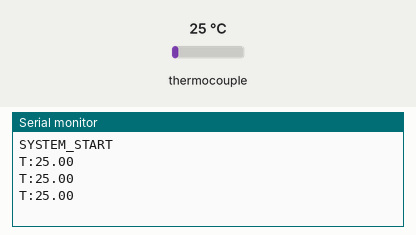
Simulated run of this sketch. Board: ESP32. Parts: the last lines printed to the serial monitor. Inputs (shaded band) come from the test bench; at power-on: thermocouple 25 °C.

Above: at 1.7 s.
1.8 s: thermocouple set to 6 °C
At 2.4 s:
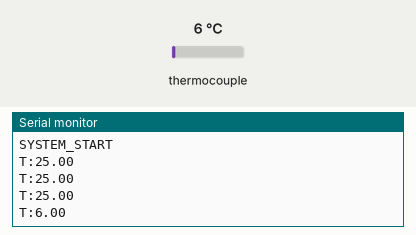
3.3 s: thermocouple set to 75 °C
At 3.9 s:
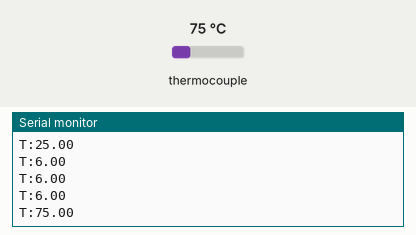
Timing chart, 0 to 6.3 s (numbered marks = the images above; inputs shaded):
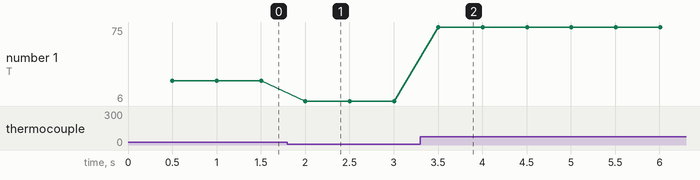

Measured:
- after the input at 1.8 s, the serial monitor: prints a new line after 0.20 s (image 1)
- after the input at 3.3 s, the serial monitor: prints a new line after 0.20 s (image 2)
- plotted number 1: 25 → 6 after the input at 1.8 s, 6 → 75 after the input at 3.3 s

The sketch:

thermasand_ds18b20.ino
```cpp
/*
 * ThermaSand v1.3 - High-Temp Data Logger
 * Focus: Real-time acquisition for 220V Manual Systems
 * PSI is set manually via the Streamlit admin dashboard.
 */

#include <max6675.h>

// MAX6675 Pin Configuration
int thermoSO = 19;
int thermoCS = 5;
int thermoCLK = 18;

MAX6675 thermocouple(thermoCLK, thermoCS, thermoSO);

void setup() {
  Serial.begin(115200);
  Serial.println("SYSTEM_START");
  delay(500); // Allow sensor to stabilize
}

void loop() {
  // Read Temperature from MAX6675 thermocouple
  float temperature = thermocouple.readCelsius();

  // Safety check: sensor not ready or disconnected
  if (temperature < 0 || isnan(temperature)) {
    Serial.println("ERROR:SENSOR_NOT_READY");
    delay(500);
    return;
  }

  // Format: T:[temp]
  // Parsed by the Streamlit dashboard (dashboard.py)
  // PSI is no longer sent from the ESP32; it is set manually by admin.
  Serial.print("T:");
  Serial.println(temperature);

  delay(500); // Data frequency: 2Hz
}
```
